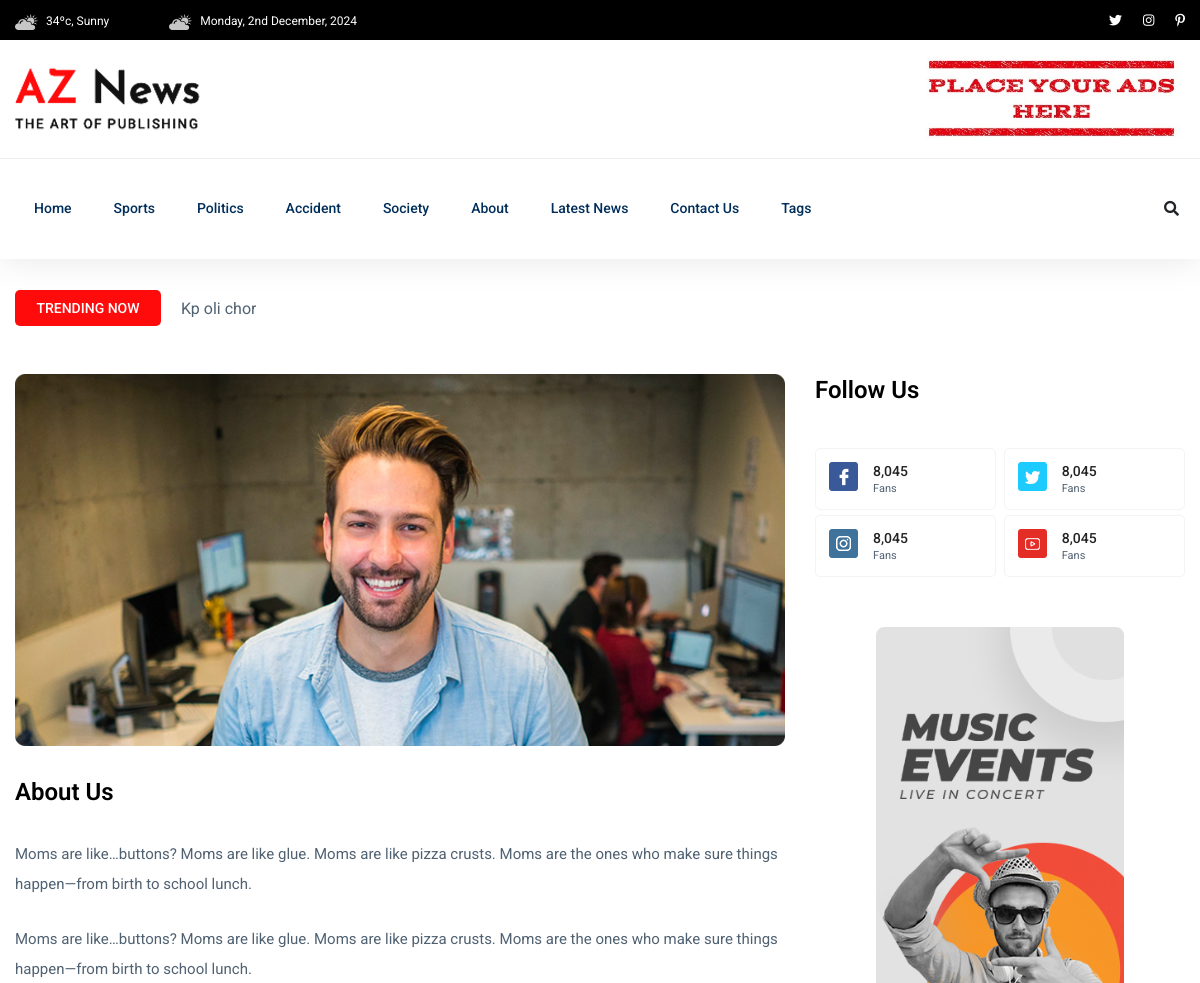
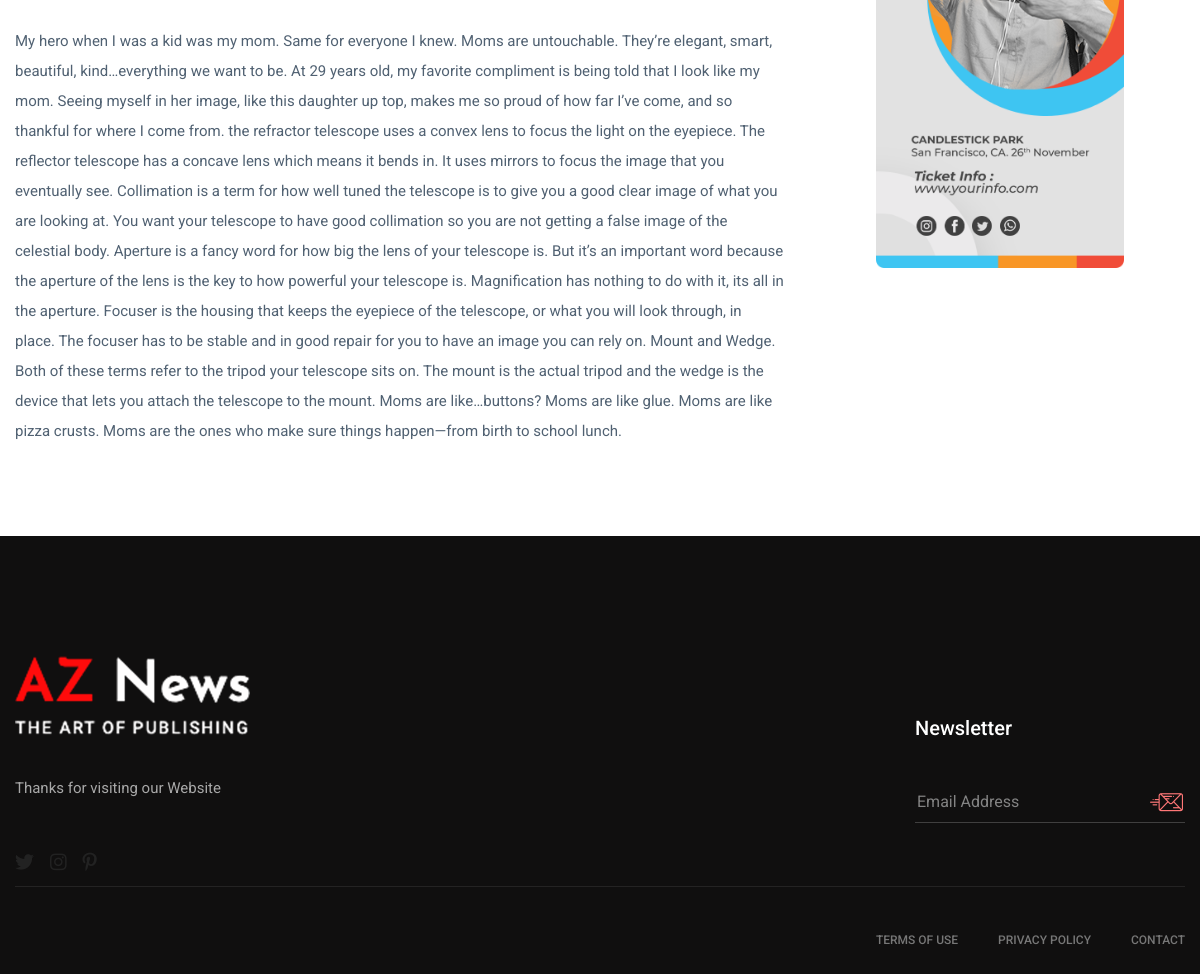
The page /about/ on the database its author committed (2 pictures, top to bottom).
### newspaper/models.py (models this page shows, shortened)
class TimeStampModel(models.Model):
    created_at = models.DateTimeField(auto_now_add=True)
    updated_at = models.DateTimeField(auto_now=True)
    class Meta:
        abstract = True

class Category(TimeStampModel):
    name = models.CharField(max_length=255)

class Post(TimeStampModel):
    STATUS_CHOICES=[
        ("active", "Active"),
        ("in_active", "Inactive"),
    ]
    title = models.CharField(max_length=255)
    content = models.TextField()
    author= models.ForeignKey("auth.User",on_delete=models.CASCADE)
    featured_image = models.ImageField(upload_to="post_images/%m/%d", blank=False)
    status=models.CharField(max_length=20, choices=STATUS_CHOICES, default="active")
    views_count= models.PositiveBigIntegerField(default=0)
    published_at= models.DateTimeField(null=True,blank=True)
    category = models.ForeignKey(Category, on_delete=models.CASCADE)
    tag = models.ManyToManyField(Tag)

### newspaper/views.py (the view)
# urls.py: path("about/",views.AboutView.as_view(),name="about"),
class AboutView(TemplateView):
    template_name="aznews/about.html"

### newspaper/navigation.py (called while the page is built)
def navigation(request):
    categories = Category.objects.all()[:4]
    tags = Tag.objects.all()[:10]
    trending_posts= Post.objects.filter(
        published_at__isnull=False, status="active"
    ).order_by("-views_count")[:5]
    return{
        "categories": categories,
        "tags": tags,
        "trending_posts": trending_posts,
    }

### templates/aznews/about.html
{% extends "aznews/base.html" %}
{% load static %}
{% block content %}
<main>
    <div class="about-area">
        <div class="container">
                {% include "aznews/home/trending/trending_title.html" %}
               <div class="row">
                    <div class="col-lg-8">
                                <div class="about-right mb-90">
                                    <div class="about-img">
                                        <img src="{% static 'aznews/img/post/about_heor.jpg' %}" alt="">
                                    </div>
                                    <div class="section-tittle mb-30 pt-30">
                                        <h3>About Us</h3>
                                    </div>
                                    <div class="about-prea">
                                        <p class="about-pera1 mb-25">Moms are like…buttons? Moms are like glue. Moms are like pizza crusts. Moms are the ones who make sure things happen—from birth to school lunch.</p>
                                        <p class="about-pera1 mb-25">Moms are like…buttons? Moms are like glue. Moms are like pizza crusts. Moms are the ones who make sure things happen—from birth to school lunch.</p>
                                        <p class="about-pera1 mb-25">
                                            My hero when I was a kid was my mom. Same for everyone I knew. Moms are untouchable. They’re elegant, smart, beautiful, kind…everything we want to be. At 29 years old, my favorite compliment is being told that I look like my mom. Seeing myself in her image, like this daughter up top, makes me so proud of how far I’ve come, and so thankful for where I come from.
                                            the refractor telescope uses a convex lens to focus the light on the eyepiece.
                                            The reflector telescope has a concave lens which means it bends in. It uses mirrors to focus the image that you eventually see.
                                            Collimation is a term for how well tuned the telescope is to give you a good clear image of what you are looking at. You want your telescope to have good collimation so you are not getting a false image of the celestial body.
                                            Aperture is a fancy word for how big the lens of your telescope is. But it’s an important word because the aperture of the lens is the key to how powerful your telescope is. Magnification has nothing to do with it, its all in the aperture.
                                            Focuser is the housing that keeps the eyepiece of the telescope, or what you will look through, in place. The focuser has to be stable and in good repair for you to have an image you can rely on.
                                            Mount and Wedge. Both of these terms refer to the tripod your telescope sits on. The mount is the actual tripod and the wedge is the device that lets you attach the telescope to the mount.
                                            Moms are like…buttons? Moms are like glue. Moms are like pizza crusts. Moms are the ones who make sure things happen—from birth to school lunch.</p>
                                    </div>
                                </div>
                    </div>
                    <div class="col-lg-4">
                        <div class="section-tittle mb-40">
                            <h3>Follow Us</h3>
                        </div>
                        <div class="single-follow mb-45">
                            <div class="single-box">
                                <div class="follow-us d-flex align-items-center">
                                    <div class="follow-social">
                                        <a href="#"><img src="{% static 'aznews/img/news/icon-fb.png' %}" alt=""></a>
                                    </div>
                                    <div class="follow-count">
                                        <span>8,045</span>
                                        <p>Fans</p>
                                    </div>
                                </div>
                                <div class="follow-us d-flex align-items-center">
                                    <div class="follow-social">
                                        <a href="#"><img src="{% static 'aznews/img/news/icon-tw.png' %}" alt=""></a>
                                    </div>
                                    <div class="follow-count">
                                        <span>8,045</span>
                                        <p>Fans</p>
                                    </div>
                                </div>
                                    <div class="follow-us d-flex align-items-center">
                                    <div class="follow-social">
                                        <a href="#"><img src="{% static 'aznews/img/news/icon-ins.png' %}" alt=""></a>
                                    </div>
                                    <div class="follow-count">
                                        <span>8,045</span>
                                        <p>Fans</p>
                                    </div>
                                </div>
                                <div class="follow-us d-flex align-items-center">
                                    <div class="follow-social">
                                        <a href="#"><img src="{% static 'aznews/img/news/icon-yo.png' %}" alt=""></a>
                                    </div>
                                    <div class="follow-count">
                                        <span>8,045</span>
                                        <p>Fans</p>
                                    </div>
                                </div>
                            </div>
                        </div>
                        <div class="news-poster d-none d-lg-block">
                            <img src="{% static 'aznews/img/news/news_card.jpg' %}" alt="">
                        </div>
                    </div>
               </div>
        </div>
    </div>
</main>
{% endblock content %}

### templates/aznews/header.html (shortened to what this page needs)
{% load static %}
<header>
   <div class="header-area">
        <div class="main-header ">
            <div class="header-top black-bg d-none d-md-block">
               <div class="container">
                   <div class="col-xl-12">
                        <div class="row d-flex justify-content-between align-items-center">
                            <div class="header-info-left">
                                <ul>
                                    <li><img src="{% static 'aznews/img/icon/header_icon1.png' %}" alt="">34ºc, Sunny </li>
                                    <li><img src="{% static 'aznews/img/icon/header_icon1.png' %}" alt="">{% now "l, jS F, Y" %}</li>
                                </ul>
                            </div>
                            <div class="header-info-right">
                                <ul class="header-social">
                                    <li><a href="#"><i class="fab fa-twitter"></i></a></li>
                                    <li><a href="#"><i class="fab fa-instagram"></i></a></li>
                                    <li><a href="#"><i class="fab fa-pinterest-p"></i></a></li>
                                </ul>
                            </div>
                        </div>
                   </div>
               </div>
            </div>
            <div class="header-mid d-none d-md-block">
               <div class="container">
                    <div class="row d-flex align-items-center">
                        <div class="col-xl-3 col-lg-3 col-md-3">
                            <div class="logo">
                                <a href="/"><img src="{% static 'aznews/img/logo/logo.png' %}" alt=""></a>
                            </div>
                        </div>
                        <div class="col-xl-9 col-lg-9 col-md-9">
                            <div class="header-banner f-right ">
                                <img src="{% static 'aznews/img/hero/ad.jpg' %}" alt="" width="750px" height="100px">
                            </div>
                        </div>
                    </div>
               </div>
            </div>
           <div class="header-bottom header-sticky">
                <div class="container">
                    <div class="row align-items-center">
                        <div class="col-xl-10 col-lg-10 col-md-12 header-flex">
                            <div class="main-menu d-none d-md-block">
                                <nav>
                                    <ul id="navigation">
                                        <li><a href="/">Home</a></li>
                                        {% for category in categories %}
                                            <li><a href="{% url 'post-by-category' category.id %}">{{ category.name}}</a></li>
                                        {% endfor %}
                                        <li><a href="{% url 'about' %}">About</a></li>
                                        <li><a href="{% url 'post-list' %}">Latest News</a></li>
                                        <li><a href="{% url 'contact' %}">Contact us</a></li>
                                        <li><a href="#">Tags</a>
                                        </li>
                                    </ul>
                                </nav>
                            </div>
                        </div>
                        <div class="col-xl-2 col-lg-2 col-md-4">
                            <div class="header-right-btn f-right d-none d-lg-block">
                                <i class="fas fa-search special-tag"></i>
                            </div>
                        </div>
                        <div class="col-12">
                        </div>
                    </div>
                </div>
           </div>
        </div>
   </div>
</header>

### templates/aznews/home/trending/trending_title.html
<div class="row">
    <div class="col-lg-12">
        <div class="trending-tittle">
            <strong>Trending now</strong>
            <div class="trending-animated">
                <ul id="js-news" class="js-hidden">
                    {% for trending_post in trending_posts %}
                    <li class="news-item">{{ trending_post.title }}</li>
                    {% endfor %}
                </ul>
            </div>
        </div>
    </div>
</div>

### rows shown on the page
Category: name "Sports"
Category: name "Politics"
Category: name "Accident"
Category: name "Society"
Post: title "Kp oli chor"
